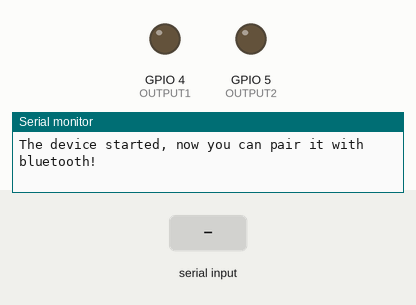
Recording of a sketch running on a simulated ESP32. Shown: output pins drawn as LEDs (lit = HIGH), the last lines printed to the serial monitor. The test bench sets the inputs (shaded band). Nothing arrives over Bluetooth unless stated.

Above: at 6.2 s.
6.3 s: "OFF\n" received over the second serial link
At 7.2 s:
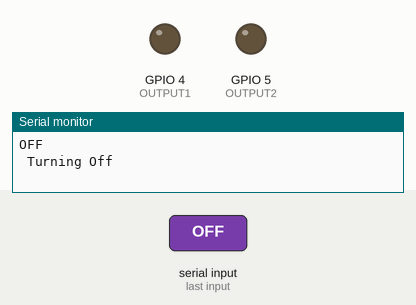
7.8 s: "ON\n" received over the second serial link
At 9.0 s:
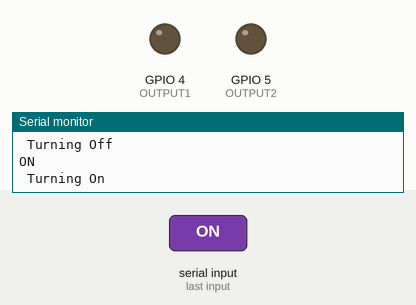
9.3 s: "off\n" received over the second serial link
At 10.6 s:
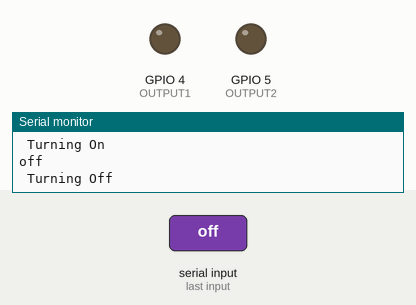
Timing chart, 0 to 12.3 s (numbered marks = the images above; inputs shaded):
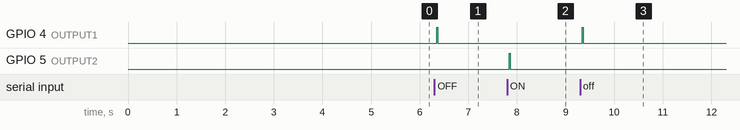

Measured:
- after the input at 6.3 s, GPIO 4 (OUTPUT1): LOW → HIGH after 0.05 s, → LOW 0.02 s later
- after the input at 7.8 s, GPIO 5 (OUTPUT2): LOW → HIGH at once, → LOW 0.02 s later
- after the input at 9.3 s, GPIO 4 (OUTPUT1): LOW → HIGH after 0.05 s, → LOW 0.02 s later

The sketch:

Breaker_boys_esp32.ino
```cpp
/*********
  Rui Santos
  Complete project details at https://randomnerdtutorials.com
*********/

// Load libraries
#include "BluetoothSerial.h"

// Check if Bluetooth configs are enabled
#if !defined(CONFIG_BT_ENABLED) || !defined(CONFIG_BLUEDROID_ENABLED)
#error Bluetooth is not enabled! Please run `make menuconfig` to and enable it
#endif

// Bluetooth Serial object
BluetoothSerial SerialBT;

// GPIO where LED is connected to
const int OUTPUT1 =  4;

// GPIO where the DS18B20 is connected to
const int OUTPUT2 = 5;

// Handle received and sent messages
String message = "";
char incomingChar;

void setup() {
  pinMode(OUTPUT1, OUTPUT);
  pinMode(OUTPUT2, OUTPUT);
  digitalWrite(OUTPUT1, LOW);
  digitalWrite(OUTPUT2, LOW);
  delay(5000);
  digitalWrite(OUTPUT1, HIGH);
  digitalWrite(OUTPUT2, HIGH);

  Serial.begin(115200);
  // Bluetooth device name
  SerialBT.begin("ESP32test");
  Serial.println("The device started, now you can pair it with bluetooth!");
}

void loop() {

  // Read received messages (LED control command)
  if (SerialBT.available()){
    char incomingChar = SerialBT.read();
    if (incomingChar != '\n'){
      message += String(incomingChar);
    }
    else{
      message = "";
    }
    Serial.write(incomingChar);
  }
  // Check received message and control output accordingly
  if (message == "OFF" || message == "off" || message == "Off"){
    digitalWrite(OUTPUT1, HIGH);
    digitalWrite(OUTPUT2, LOW);
    Serial.println("\n Turning Off");

  }
  else if (message == "ON" || message == "on" || message == "On"){
    digitalWrite(OUTPUT1, LOW);
    digitalWrite(OUTPUT2, HIGH);
    Serial.println(" \n Turning On");

  }
  else{
    digitalWrite(OUTPUT1, LOW);
    digitalWrite(OUTPUT2, LOW);
  }

  delay(20);
}
```
